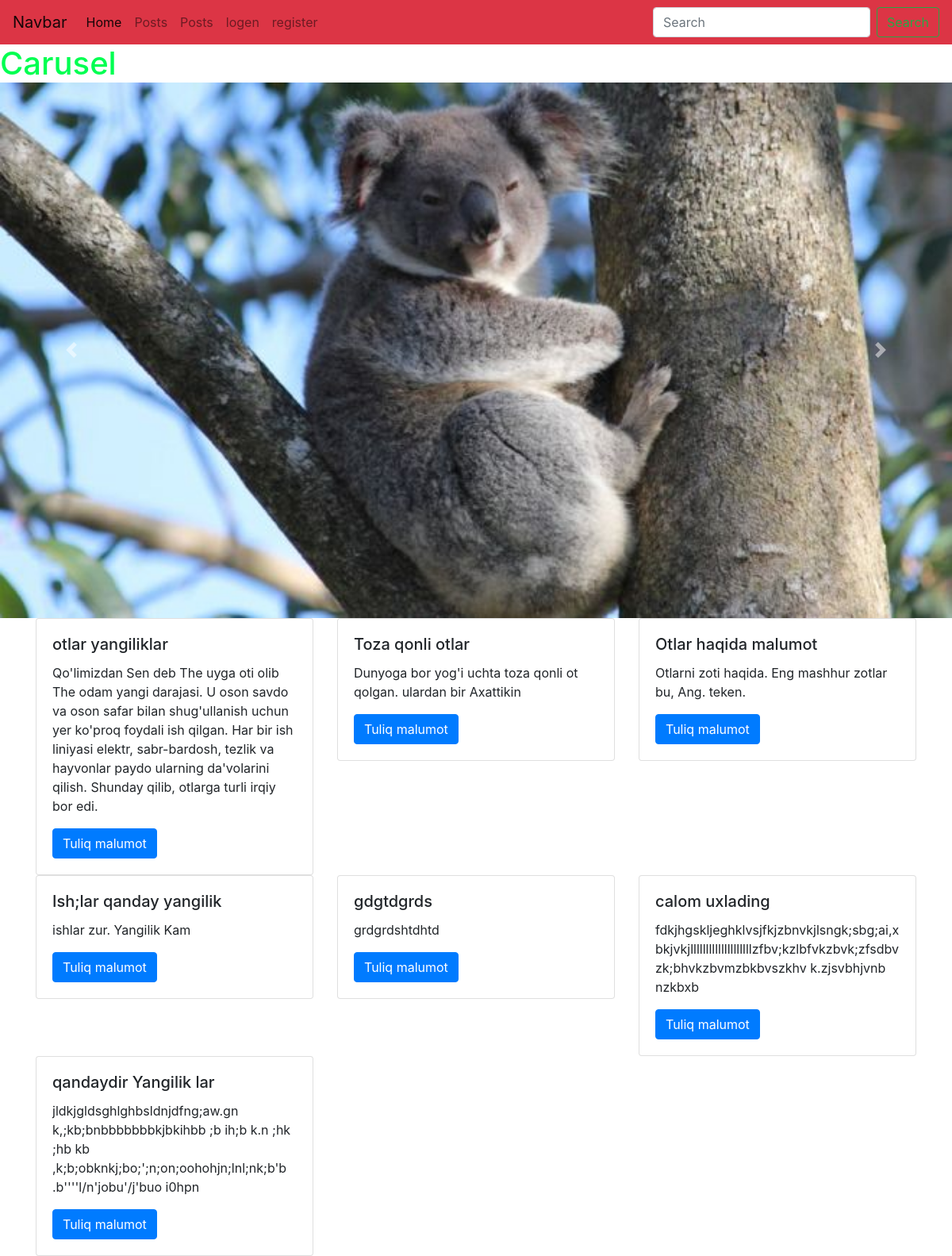
The page / on the database its author committed.
### blog/models.py (models this page shows)
class Post(models.Model):
    title = models.CharField('Sarlavhasi', max_length=225)
    image = models.ImageField('Rasm', blank=True, null=True)
    content = models.TextField('Yangilik haqida')
    categories = models.ForeignKey(Category, blank=True, null=True, on_delete=models.CASCADE)
    views = models.IntegerField("Ko'rilganlar", default=0)
    date = models.DateTimeField("Sana", default=timezone.now)
    class Meta:
        verbose_name = 'Yangilik'
        verbose_name_plural = 'Yangiliklar'

### blog/views.py (the view)
# urls.py: path('', views.index, name="index"),
def index(request):
    posts = Post.objects.order_by("-date")
    return render(request, "blog/index.html", {"posts": posts})

### blog/templates/blog/index.html (shortened to what this page needs)
{% extends 'base.html' %}
{% load static %}
{% block content %}
<h1 class="text-ceter">Carusel</h1>
<div id="carouselExampleControls" class="carousel slide w-100" data-ride="carousel">
  <div class="carousel-inner">
    <div class="carousel-item active h-100">
      <img class="d-block w-100" src="{% static 'img/koala_fBPuNjn.jpg' %}" alt="First slide">
    </div>
  </div>
  <a class="carousel-control-prev" href="#carouselExampleControls" role="button" data-slide="prev">
    <span class="carousel-control-prev-icon" aria-hidden="true"></span>
  </a>
  <a class="carousel-control-next" href="#carouselExampleControls" role="button" data-slide="next">
    <span class="carousel-control-next-icon" aria-hidden="true"></span>
  </a>
</div>
<div class="container-fluid">
    <div class="container">
        <div class="row">
           {% for post in posts%}
           <div class="col-md-4">
            <div class="card">
                <div class="card-body">
                  <h5 class="card-title">{{post.title}}</h5>
                  <p class="card-text">{{post.content}}</p>
                  <a href="{% url 'post' post.id %}" class="btn btn-primary">Tuliq malumot</a>
                </div>
              </div>
        </div>
           {% empty %}
            <h1 class="text-center">Malumot qoshilmagan</h1>
           {% endfor %}
        </div>
    </div>
</div>
{% endblock %}

### blog/static/style.css (style rules this page uses)
.text-ceter { margin: 0 auto; color: rgb(0, 255, 81); }

### rows shown on the page
Post: title "otlar yangiliklar", content "Qo'limizdan Sen deb The uyga oti olib The odam yangi darajasi. U oson savdo va oson safar bilan shug'ullanish uchun yer ko'proq foydali ish qilgan. Har bir ish liniyasi elektr, sabr-bardosh, tezlik va hayvonlar paydo ularning da'volarini qilish. Shunday qilib, otlarga turli irqiy bor edi."
Post: title "Toza qonli otlar", content "Dunyoga bor yog'i uchta toza qonli ot qolgan. ulardan bir Axattikin"
Post: title "Otlar haqida malumot", content "Otlarni zoti haqida. Eng mashhur zotlar bu, Ang. teken."
Post: title "Ish;lar qanday yangilik", content "ishlar zur. Yangilik Kam"
Post: title "gdgtdgrds", content "grdgrdshtdhtd"
Post: title "calom uxlading", content "fdkjhgskljeghklvsjfkjzbnvkjlsngk;sbg;ai,xbkjvkjllllllllllllllllllllzfbv;kzlbfvkzbvk;zfsdbvzk;bhvkzbvmzbkbvszkhv k.zjsvbhjvnb nzkbxb"
Post: title "qandaydir Yangilik lar", content "jldkjgldsghlghbsldnjdfng;aw.gn k,;kb;bnbbbbbbbkjbkihbb ;b ih;b k.n ;hk ;hb kb ,k;b;obknkj;bo;';n;on;oohohjn;lnl;nk;b'b .b''''l/n'jobu'/j'buo i0hpn"
